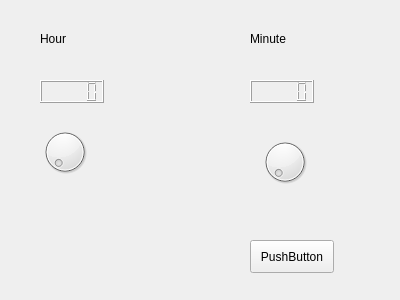
<?xml version="1.0" encoding="UTF-8"?>
<ui version="4.0">
 <class>MyForm</class>
 <widget class="QWidget" name="MyForm">
  <property name="geometry">
   <rect>
    <x>0</x>
    <y>0</y>
    <width>400</width>
    <height>300</height>
   </rect>
  </property>
  <property name="windowTitle">
   <string>Form</string>
  </property>
  <widget class="QLabel" name="label">
   <property name="geometry">
    <rect>
     <x>40</x>
     <y>30</y>
     <width>54</width>
     <height>17</height>
    </rect>
   </property>
   <property name="text">
    <string>Hour</string>
   </property>
  </widget>
  <widget class="QLabel" name="label_2">
   <property name="geometry">
    <rect>
     <x>250</x>
     <y>30</y>
     <width>54</width>
     <height>17</height>
    </rect>
   </property>
   <property name="text">
    <string>Minute</string>
   </property>
  </widget>
  <widget class="QLCDNumber" name="lcdNumber">
   <property name="geometry">
    <rect>
     <x>40</x>
     <y>80</y>
     <width>64</width>
     <height>23</height>
    </rect>
   </property>
  </widget>
  <widget class="QLCDNumber" name="lcdNumber_2">
   <property name="geometry">
    <rect>
     <x>250</x>
     <y>80</y>
     <width>64</width>
     <height>23</height>
    </rect>
   </property>
  </widget>
  <widget class="QDial" name="dial">
   <property name="geometry">
    <rect>
     <x>40</x>
     <y>120</y>
     <width>50</width>
     <height>64</height>
    </rect>
   </property>
  </widget>
  <widget class="QDial" name="dial_2">
   <property name="geometry">
    <rect>
     <x>260</x>
     <y>130</y>
     <width>50</width>
     <height>64</height>
    </rect>
   </property>
  </widget>
  <widget class="QPushButton" name="pushButton">
   <property name="geometry">
    <rect>
     <x>250</x>
     <y>240</y>
     <width>84</width>
     <height>33</height>
    </rect>
   </property>
   <property name="text">
    <string>PushButton</string>
   </property>
  </widget>
 </widget>
 <resources/>
 <connections/>
</ui>
